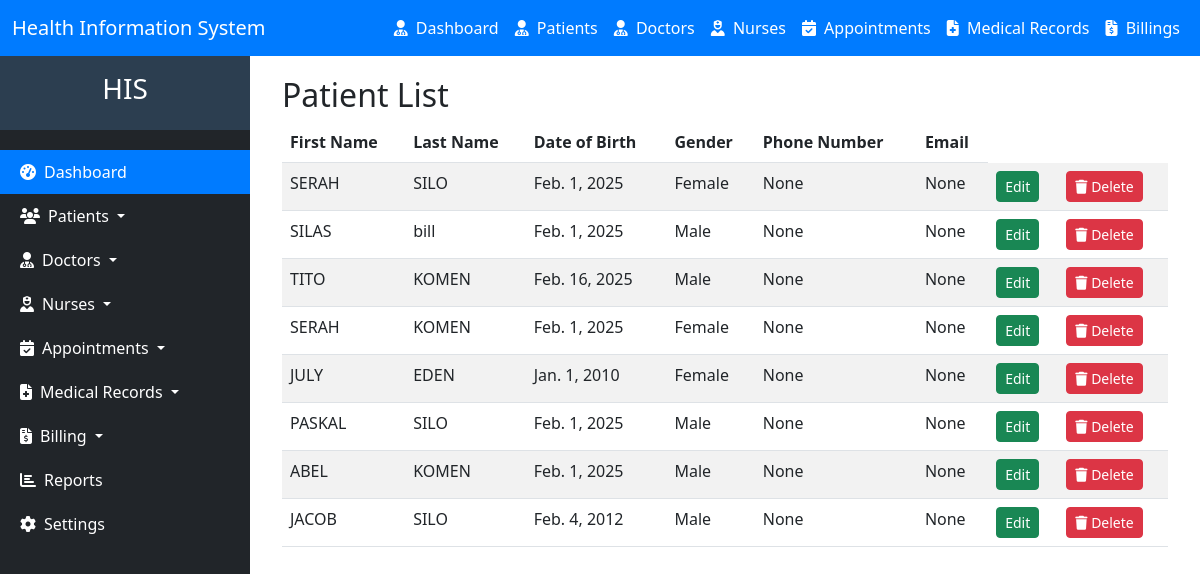
/patient/list, run on the app's committed database.
### hms/models.py (models this page shows, shortened)
class Patient(models.Model):
    national_id = models.CharField(max_length=20, unique=True, blank=True, null=True, validators=[RegexValidator(r'^\d{1,10}$', message='Only digits are allowed')])
    first_name = models.CharField(max_length=50)
    last_name = models.CharField(max_length=50)
    date_of_birth = models.DateField()
    GENDER_CHOICES = [
        ('M', 'Male'),
        ('F', 'Female'),
    ]
    gender = models.CharField(max_length=1, choices=GENDER_CHOICES)
    phone_number = models.CharField(max_length=15, blank=True, null=True, validators=[RegexValidator(regex='^\+?1?\d{9,15}$', message='Phone number must be in the format: +254712345678.')])
    email = models.EmailField(max_length=50, blank=True, null=True)
    address = models.CharField(max_length=100, blank=True, null=True)
    blood_group = models.CharField(
        max_length=3,
        blank=True,
        null=True,
        choices=[
            ('A+', 'A+'),
            ('A-', 'A-'),
            ('B+', 'B+'),
            ('B-', 'B-'),
            ('AB+', 'AB+'),
            ('AB-', 'AB-'),
            ('O+', 'O+'),
            ('O-', 'O-'),
        ]
    )
    medical_history = models.TextField(blank=True, null=True)
    emergency_contact_name = models.CharField(max_length=100, blank=True, null=True)
    emergency_contact_phone = models.CharField(
        max_length=15,
        blank=True,
        null=True,
        validators=[RegexValidator(regex='^\+?1?\d{9,15}$', message='Phone number must be in the format: +254712345678.')]
    )
    created_at = models.DateTimeField(auto_now_add=True)
    updated_at = models.DateTimeField(auto_now=True)

### hms/views.py (the view)
# urls.py: path("patient/list", views.patient_list, name="patient_list"),
def patient_list(request):
    patients = Patient.objects.all()
    return render(request, 'patient_list.html', {'patients': patients})

### hms/templates/patient_list.html (shortened to what this page needs)
{% extends 'base.html'%}
{% block content %}
<div class="container">
    <h2>Patient List</h2>
    <table class="table table-striped">
        <thead>
            <tr>
                <th>First Name</th>
                <th>Last Name</th>
                <th>Date of Birth</th>
                <th>Gender</th>
                <th>Phone Number</th>
                <th>Email</th>
            </tr>
        </thead>
        <tbody>
            {% for patient in patients %}
            <tr>
                <td>{{ patient.first_name }}</td>
                <td>{{ patient.last_name }}</td>
                <td>{{ patient.date_of_birth }}</td>
                <td>{{ patient.get_gender_display }}</td>
                <td>{{ patient.phone_number }}</td>
                <td>{{ patient.email }}</td>
                <td><a href="{% url 'patient_update' patient.id %}" class="btn btn-success btn-sm">Edit</a></td>
                <td>  <form action="{% url 'delete_patient' patient.id %}" method="post" style="display: inline;">
                    <button type="submit" class="btn btn-danger btn-sm" onclick="return confirm('Are you sure you want to delete this patient?');">
                        <i class="fas fa-trash"></i> Delete
                    </button>
                </form>
            </td>
        </tr>
            {% endfor %}
        </tbody>
    </table>
</div>
{% endblock %}

### data on the page
Patient: first_name "SERAH", last_name "SILO", date_of_birth "Feb. 1, 2025", gender "Female", phone_number "None", email "None"
Patient: first_name "SILAS", last_name "bill", date_of_birth "Feb. 1, 2025", gender "Male", phone_number "None", email "None"
Patient: first_name "TITO", last_name "KOMEN", date_of_birth "Feb. 16, 2025", gender "Male", phone_number "None", email "None"
Patient: first_name "SERAH", last_name "KOMEN", date_of_birth "Feb. 1, 2025", gender "Female", phone_number "None", email "None"
Patient: first_name "JULY", last_name "EDEN", date_of_birth "Jan. 1, 2010", gender "Female", phone_number "None", email "None"
Patient: first_name "PASKAL", last_name "SILO", date_of_birth "Feb. 1, 2025", gender "Male", phone_number "None", email "None"
Patient: first_name "ABEL", last_name "KOMEN", date_of_birth "Feb. 1, 2025", gender "Male", phone_number "None", email "None"
Patient: first_name "JACOB", last_name "SILO", date_of_birth "Feb. 4, 2012", gender "Male", phone_number "None", email "None"
